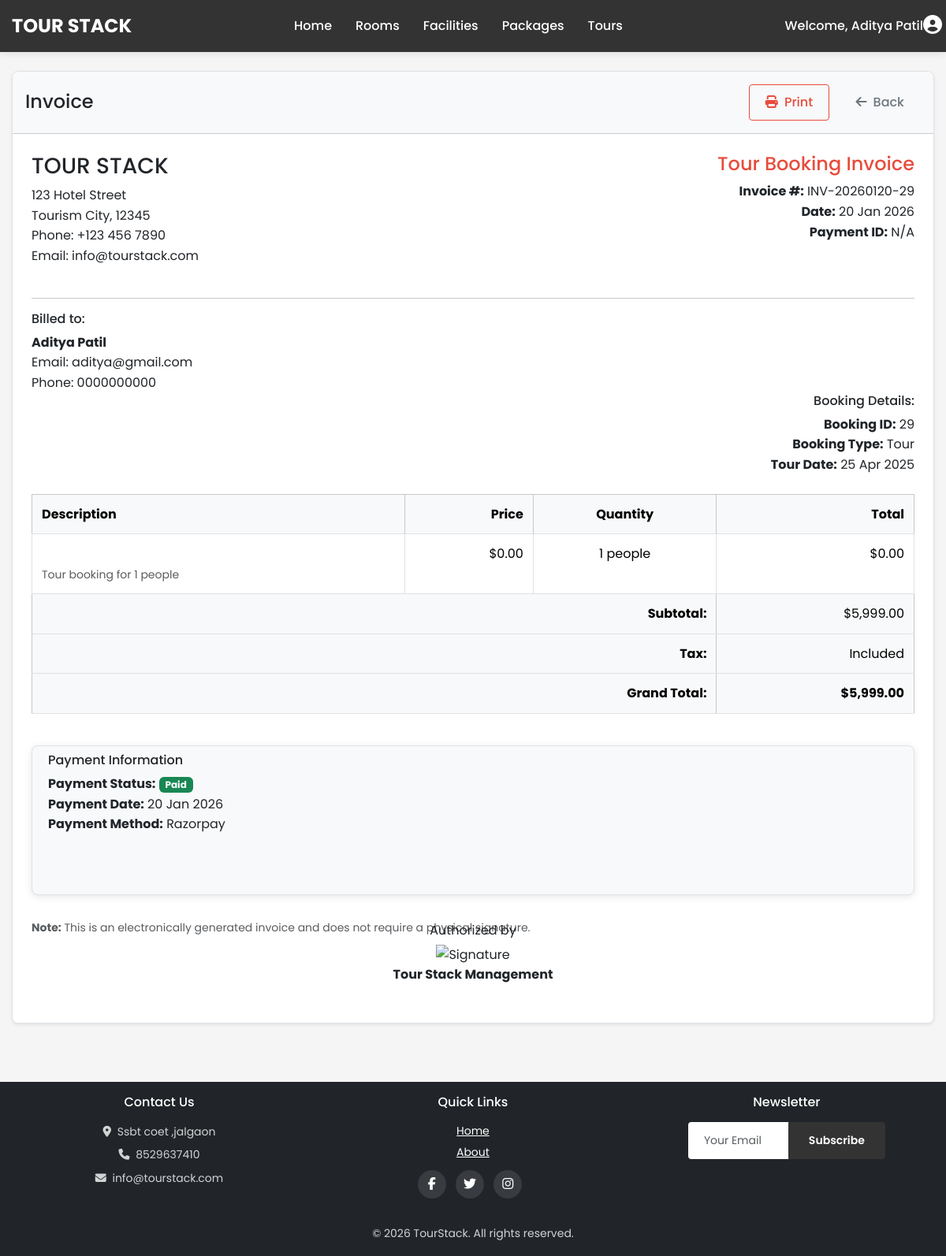
The page /project/generate_bill.php?type=tour&id=29 (signed in) on the database its author committed.
### tables this page shows
CREATE TABLE `users` (
  `id` int(11) NOT NULL,
  `name` varchar(100) NOT NULL,
  `email` varchar(100) NOT NULL,
  `mobile` varchar(20) DEFAULT NULL,
  `phone` varchar(20) NOT NULL,
  `dob` date NOT NULL,
  `password` varchar(255) NOT NULL,
  `role` enum('user','admin') NOT NULL DEFAULT 'user',
  `created_at` timestamp NOT NULL DEFAULT current_timestamp()
);

CREATE TABLE `tour_bookings` (
  `id` int(11) NOT NULL,
  `user_id` int(11) NOT NULL,
  `tour_id` int(11) NOT NULL,
  `booking_date` date NOT NULL,
  `people` int(11) NOT NULL,
  `special_requests` text DEFAULT NULL,
  `total_amount` decimal(10,2) NOT NULL,
  `payment_status` enum('pending','paid','cancelled') DEFAULT 'pending',
  `booking_status` enum('pending','confirmed','cancelled') DEFAULT 'pending',
  `created_at` timestamp NOT NULL DEFAULT current_timestamp()
);

### project/generate_bill.php (the view, shortened to what this page needs)
<?php
require_once 'db_connection.php';
$user_id = $_SESSION['user_id'];
$booking_type = isset($_GET['type']) ? $_GET['type'] : '';
$booking_id = isset($_GET['id']) ? intval($_GET['id']) : 0;
$table_name = '';
switch ($booking_type) {
    case 'tour':
        $table_name = 'tour_bookings';
        $item_table = 'tours';
        $item_id_field = 'tour_id';
        $title = "Tour Booking Invoice";
        break;
}
$stmt = $conn->prepare("SELECT * FROM $table_name WHERE id = ? AND user_id = ?");
$stmt->bind_param("ii", $booking_id, $user_id);
$stmt->execute();
$result = $stmt->get_result();
$booking = $result->fetch_assoc();
$stmt = $conn->prepare("SELECT * FROM $item_table WHERE id = ?");
$stmt->bind_param("i", $booking[$item_id_field]);
$stmt->execute();
$item_result = $stmt->get_result();
$item = $item_result->fetch_assoc();
$stmt = $conn->prepare("SELECT * FROM users WHERE id = ?");
$stmt->bind_param("i", $user_id);
$stmt->execute();
$user_result = $stmt->get_result();
$user = $user_result->fetch_assoc();
$stmt = $conn->prepare("SELECT * FROM payments WHERE booking_id = ? AND booking_type = ? AND status = 'completed' ORDER BY created_at DESC LIMIT 1");
$stmt->bind_param("is", $booking_id, $booking_type);
$stmt->execute();
$payment_result = $stmt->get_result();
$payment = $payment_result->fetch_assoc();
$invoice_number = 'INV-' . date('Ymd') . '-' . $booking_id;
$invoice_date = isset($payment['created_at']) ? date('d M Y', strtotime($payment['created_at'])) : date('d M Y');
include 'includes/header.php';
?>
<div class="main-content py-4">
    <div class="container">
        <div class="row justify-content-center">
            <div class="col-md-10">
                <div class="card shadow-sm mb-4">
                    <div class="card-header d-flex justify-content-between align-items-center bg-light py-3">
                        <h1 class="h4 mb-0">Invoice</h1>
                        <div>
                            <button id="print-btn" class="btn btn-outline-primary btn-sm me-2">
                                <i class="fas fa-print me-1"></i> Print
                            </button>
                            <a href="view_booking.php?type=<?php echo $booking_type; ?>&id=<?php echo $booking_id; ?>" class="btn btn-outline-secondary btn-sm">
                                <i class="fas fa-arrow-left me-1"></i> Back
                            </a>
                        </div>
                    </div>
                    <div class="card-body p-4" id="invoice-content">
                        <div class="invoice-header d-flex justify-content-between mb-4">
                            <div>
                                <h2 class="h3">TOUR STACK</h2>
                                <p class="mb-0">123 Hotel Street</p>
                                <p class="mb-0">Tourism City, 12345</p>
                                <p class="mb-0">Phone: +123 456 7890</p>
                                <p class="mb-0">Email: info@tourstack.com</p>
                            </div>
                            <div class="text-end">
                                <h3 class="h4 text-primary"><?php echo $title; ?></h3>
                                <p class="mb-0"><strong>Invoice #:</strong> <?php echo $invoice_number; ?></p>
                                <p class="mb-0"><strong>Date:</strong> <?php echo $invoice_date; ?></p>
                                <p class="mb-0"><strong>Payment ID:</strong> <?php echo $payment['payment_id'] ?? 'N/A'; ?></p>
                            </div>
                        </div>
                        <hr>
                        <div class="row mb-4">
                            <div class="col-md-6">
                                <h4 class="h6">Billed to:</h4>
                                <p class="mb-0"><strong><?php echo htmlspecialchars($user['name']); ?></strong></p>
                                <p class="mb-0">Email: <?php echo htmlspecialchars($user['email']); ?></p>
                                <?php if (!empty($user['phone'])): ?>
                                <p class="mb-0">Phone: <?php echo htmlspecialchars($user['phone']); ?></p>
                                <?php endif; ?>
                            </div>
                            <div class="col-md-6 text-end">
                                <h4 class="h6">Booking Details:</h4>
                                <p class="mb-0"><strong>Booking ID:</strong> <?php echo $booking_id; ?></p>
                                <p class="mb-0"><strong>Booking Type:</strong> <?php echo ucfirst($booking_type); ?></p>
                                <?php if ($booking_type == 'room'): ?>
                                <p class="mb-0"><strong>Check-in:</strong> <?php echo date('d M Y', strtotime($booking['check_in_date'])); ?></p>
                                <p class="mb-0"><strong>Check-out:</strong> <?php echo date('d M Y', strtotime($booking['check_out_date'])); ?></p>
                                <?php elseif ($booking_type == 'tour'): ?>
                                <p class="mb-0"><strong>Tour Date:</strong> <?php echo date('d M Y', strtotime($booking['booking_date'])); ?></p>
                                <?php elseif ($booking_type == 'package'): ?>
                                <p class="mb-0"><strong>Start Date:</strong> <?php echo date('d M Y', strtotime($booking['start_date'])); ?></p>
                                <p class="mb-0"><strong>Duration:</strong> <?php echo $booking['duration']; ?> days</p>
                                <?php endif; ?>
                            </div>
                        </div>
                        <div class="table-responsive">
                            <table class="table table-bordered">
                                <thead class="table-light">
                                    <tr>
                                        <th>Description</th>
                                        <th class="text-end">Price</th>
                                        <th class="text-center">Quantity</th>
                                        <th class="text-end">Total</th>
                                    </tr>
                                </thead>
                                <tbody>
                                    <?php if ($booking_type == 'room'): ?>
                                    <tr>
                                        <td>
                                            <strong><?php echo htmlspecialchars($item['name']); ?></strong><br>
                                            <small class="text-muted"><?php echo $booking['total_nights']; ?> nights stay</small>
                                        </td>
                                        <td class="text-end">$<?php echo number_format($item['price'], 2); ?></td>
                                        <td class="text-center"><?php echo $booking['total_nights']; ?> nights</td>
                                        <td class="text-end">$<?php echo number_format($item['price'] * $booking['total_nights'], 2); ?></td>
                                    </tr>
                                    <?php elseif ($booking_type == 'tour'): ?>
                                    <tr>
                                        <td>
                                            <strong><?php echo htmlspecialchars($item['name']); ?></strong><br>
                                            <small class="text-muted">Tour booking for <?php echo $booking['people']; ?> people</small>
                                        </td>
                                        <td class="text-end">$<?php echo number_format($item['price'], 2); ?></td>
                                        <td class="text-center"><?php echo $booking['people']; ?> people</td>
                                        <td class="text-end">$<?php echo number_format($item['price'] * $booking['people'], 2); ?></td>
                                    </tr>
                                    <?php endif; ?>
                                </tbody>
                                <tfoot>
                                    <tr class="table-light">
                                        <th colspan="3" class="text-end">Subtotal:</th>
                                        <td class="text-end">$<?php echo number_format($booking['total_amount'], 2); ?></td>
                                    </tr>
                                    <tr class="table-light">
                                        <th colspan="3" class="text-end">Tax:</th>
                                        <td class="text-end">Included</td>
                                    </tr>
                                    <tr class="table-light">
                                        <th colspan="3" class="text-end">Grand Total:</th>
                                        <td class="text-end fw-bold">$<?php echo number_format($booking['total_amount'], 2); ?></td>
                                    </tr>
                                </tfoot>
                            </table>
                        </div>
                        <div class="row mt-4">
                            <div class="col-md-8">
                                <div class="card bg-light">
                                    <div class="card-body py-2">
                                        <h5 class="h6 mb-2">Payment Information</h5>
                                        <p class="mb-0"><strong>Payment Status:</strong> <span class="badge bg-success">Paid</span></p>
                                        <p class="mb-0"><strong>Payment Date:</strong> <?php echo $invoice_date; ?></p>
                                        <p class="mb-0"><strong>Payment Method:</strong> Razorpay</p>
                                    </div>
                                </div>
                                <p class="mt-3 small text-muted">
                                    <strong>Note:</strong> This is an electronically generated invoice and does not require a physical signature.
                                </p>
                            </div>
                            <div class="col-md-4 text-center text-md-end">
                                <div class="mt-4 pt-2">
                                    <p class="mb-1">Authorized by</p>
                                    <img src="images/signature.png" alt="Signature" width="120" height="60">
                                    <p class="mb-0"><strong>Tour Stack Management</strong></p>
                                </div>
                            </div>
                        </div>
                    </div>
                </div>
            </div>
        </div>
    </div>
</div>
<?php include 'includes/footer.php'; ?>

### project/style.css (style rules this page uses)
:root { --primary-color: #e74c3c; --secondary-color: #333333; --accent-color: #f39c12; --text-color: #333; --light-color: #f8f9fa; --dark-color: #343a40; --gray-color: #6c757d; --border-color: #dee2e6; --success-color: #28a745; --danger-color: #dc3545; --warning-color: #ffc107; --info-color: #17a2b8; --gray-100: #f8f9fa; --gray-200: #e9ecef; --gray-300: #dee2e6; --gray-400: #ced4da; --gray-500: #adb5bd; --gray-600: #6c757d; --gray-700: #495057; --gray-800: #343a40; --gray-900: #212529; --transition: all 0.3s ease; --border-radius: 8px; --box-shadow: 0 4px 12px rgba(0, 0, 0, 0.1); --light-gray: #e9ecef; --medium-gray: #6c757d; }
* { margin: 0; padding: 0; box-sizing: border-box; }
body { font-family: 'Poppins', sans-serif; line-height: 1.6; color: var(--text-color); background-color: #f5f5f5; margin: 0; padding: 0; }
.container { max-width: 1200px; margin: 0 auto; padding: 0 15px; }
.text-primary { color: var(--primary-color) !important; }
.main-content { padding: 40px 0; min-height: calc(100vh - 80px - 80px); }
.card { border: none; border-radius: 8px; overflow: hidden; box-shadow: 0 4px 16px rgba(0, 0, 0, 0.1); margin-bottom: 30px; transition: transform 0.3s ease, box-shadow 0.3s ease; }
.btn { padding: 0.5rem 1.5rem; border-radius: 4px; transition: all 0.3s ease; font-weight: 500; }
.btn-outline-primary { color: var(--primary-color); background-color: transparent; border-color: var(--primary-color); }
.btn-sm { padding: 0.25rem 0.5rem; font-size: 0.875rem; border-radius: 0.2rem; }
.row { display: flex; flex-wrap: wrap; margin-right: -15px; margin-left: -15px; }
.bg-light { background-color: var(--light-color) !important; }
.row { --bs-gutter-x: 1.5rem; --bs-gutter-y: 0; display: flex; flex-wrap: wrap; margin-top: calc(-1 * var(--bs-gutter-y)); margin-right: calc(-0.5 * var(--bs-gutter-x)); margin-left: calc(-0.5 * var(--bs-gutter-x)); }
.row > * { box-sizing: border-box; flex-shrink: 0; width: 100%; max-width: 100%; padding-right: calc(var(--bs-gutter-x) * 0.5); padding-left: calc(var(--bs-gutter-x) * 0.5); margin-top: var(--bs-gutter-y); }
.table { width: 100%; margin-bottom: 1rem; color: var(--text-color); vertical-align: top; border-color: var(--gray-300); }
.table > :not(caption) > * > * { padding: 0.75rem; border-bottom-width: 1px; border-bottom-style: solid; border-bottom-color: var(--gray-300); }
.table > thead { background-color: var(--gray-100); color: var(--gray-800); font-weight: 600; }
.card { display: flex; flex-direction: column; height: 100%; }
.card-body { flex: 1 1 auto; padding: 1.25rem; display: flex; flex-direction: column; }
.text-center { text-align: center !important; }
.d-flex { display: flex !important; }
.align-items-center { align-items: center !important; }
.justify-content-between { justify-content: space-between !important; }
.mt-3 { margin-top: 1rem !important; }
.mt-4 { margin-top: 1.5rem !important; }
:root { --primary-color: #e74c3c; --secondary-color: #333333; --accent-color: #f39c12; --text-color: #333; --light-color: #f8f9fa; --dark-color: #343a40; --gray-color: #6c757d; --border-color: #dee2e6; --success-color: #28a745; --danger-color: #dc3545; --warning-color: #ffc107; --info-color: #17a2b8; }
body { font-family: 'Poppins', sans-serif; line-height: 1.6; color: var(--text-color); background-color: #f5f5f5; }
.main-content { padding: 30px 0; }
.btn { display: inline-block; font-weight: 500; text-align: center; white-space: nowrap; vertical-align: middle; user-select: none; border: 1px solid transparent; padding: 10px 20px; font-size: 16px; line-height: 1.5; border-radius: 4px; transition: all 0.3s; cursor: pointer; }
.btn-outline-primary { background-color: transparent; border-color: var(--primary-color); color: var(--primary-color); }
.card { position: relative; display: flex; flex-direction: column; min-width: 0; word-wrap: break-word; background-color: #fff; background-clip: border-box; border: 1px solid var(--border-color); border-radius: 8px; box-shadow: 0 2px 10px rgba(0, 0, 0, 0.1); transition: transform 0.3s, box-shadow 0.3s; overflow: hidden; }
.card-body { flex: 1 1 auto; padding: 1.25rem; }

### rows shown on the page
users: name "Aditya Patil", email "aditya@gmail.com", phone "0000000000"
tour_bookings: booking_date "25 Apr 2025", people "1", $item['price']*$booking['people'] "0.00", total_amount "5,999.00"

### other values the page prints
$_SESSION['user_name'] "Aditya Patil"
$title "Tour Booking Invoice"
$invoice_date "20 Jan 2026"
$payment['payment_id'] "N/A"
$booking_id "29"
$booking_type "Tour"
$item['price'] "0.00"
